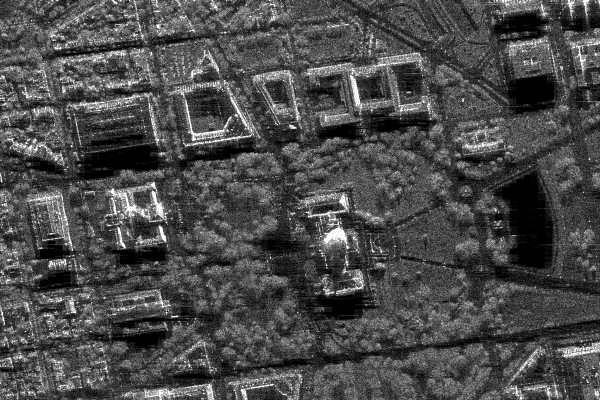
#> input picture Practice_7/sar_1_gray.jpg, 600 x 400 px
$ jupyter execute practice_7_homework.ipynb
#> lines starting #> are read from the running program, lines starting #| are printed output that depends on the picture
[cell 1]
import numpy as np
import cv2
from collections import Counter
import os

# 1. Сохранение изображения в виде текстового файла.

[cell 2]
img_path = 'sar_1_gray.jpg'
# img_path = 'sar_1_gray_mini_copy.jpg'
img = cv2.imread(img_path, cv2.IMREAD_GRAYSCALE)
#> img is the input picture: shape (400, 600); min 0, max 255, mean 74.9

np.savetxt('pixel_image.txt', img, fmt='%d')
pixel_storage_size = os.path.getsize('pixel_image.txt')

# 2. Вейвлет-преобразования Хаара

[cell 3]
def haar_preobr(image):
    rows, cols = image.shape
#> rows = 400; cols = 600
    image_float = image.astype(np.float64)
    row_transform = np.zeros_like(image_float)

    for i in range(rows):
        for j in range(0, cols - 1, 2):
            row_transform[i, j // 2] = (image_float[i, j] + image_float[i, j + 1]) / 2
            row_transform[i, (j // 2) + cols // 2] = (image_float[i, j] - image_float[i, j + 1]) / 2
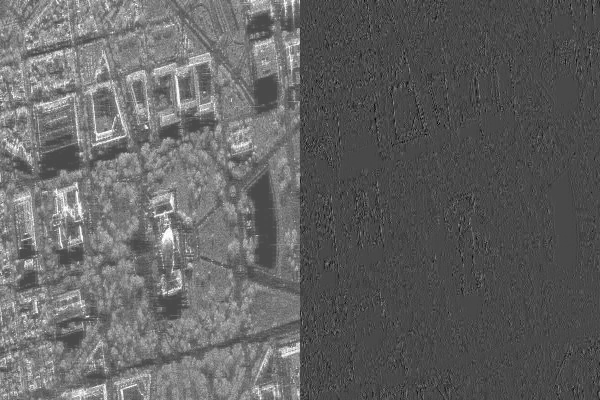
#> row_transform: shape (400, 600) float64; min -102.5, max 255, mean 37.5; drawn with min black and max white

    result = np.zeros_like(row_transform)
    for j in range(cols):
        for i in range(0, rows - 1, 2):
            result[i // 2, j] = (row_transform[i, j] + row_transform[i + 1, j]) / 2
            result[(i // 2) + rows // 2, j] = (row_transform[i, j] - row_transform[i + 1, j]) / 2
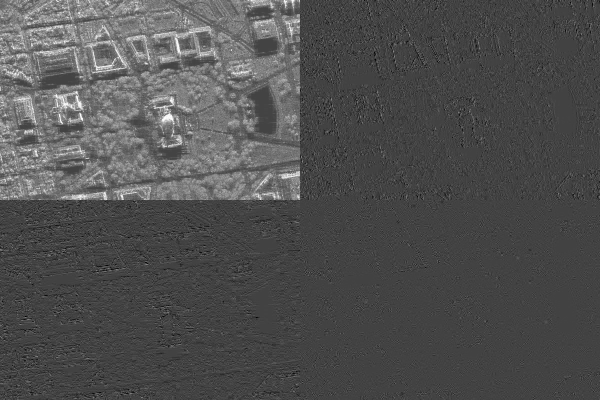
#> result: shape (400, 600) float64; min -90.5, max 254.5, mean 18.7; drawn with min black and max white

    LL = result[:rows // 2, :cols // 2]
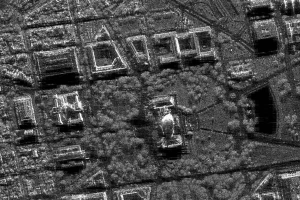
#> LL: shape (200, 300) float64; min 0, max 254.5, mean 74.9
    LH = result[:rows // 2, cols // 2:]
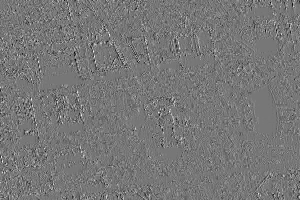
#> LH: shape (200, 300) float64; min -86, max 97.5, mean 0; drawn with min black and max white
    HL = result[rows // 2:, :cols // 2]
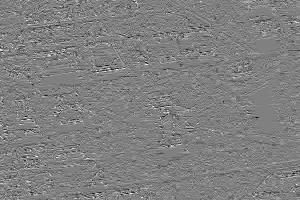
#> HL: shape (200, 300) float64; min -90.5, max 89.5, mean 0.1; drawn with min black and max white
    HH = result[rows // 2:, cols // 2:]
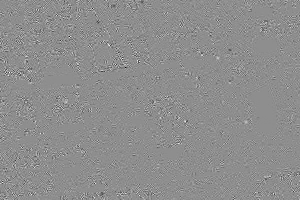
#> HH: shape (200, 300) float64; min -67, max 53.25, mean 0; drawn with min black and max white
    return LL, LH, HL, HH

LL, LH, HL, HH = haar_preobr(img)

# 3. Квантование высокочастотных компонент

[cell 4]
def quant(coeffs, n_quants):
#> called with n_quants = 4
    min_val = np.min(coeffs)
#> min_val = -86
    max_val = np.max(coeffs)
#> max_val = 97.5
    step = (max_val - min_val) / n_quants
#> step = 45.88
    quantized = np.round((coeffs - min_val) / step).astype(int)
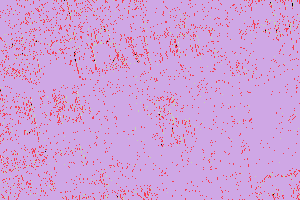
#> quantized: shape (200, 300) int64; 5 distinct labels, from 0 to 4; one colour per label, 0 black
    return quantized

LH_q = quant(LH, 4)
HL_q = quant(HL, 4)
#> call 2 of quant, with n_quants = 4
#> in quant (call 2), `min_val = np.min(coeffs)`: min_val = -90.5
#> in quant (call 2), `max_val = np.max(coeffs)`: max_val = 89.5
#> in quant (call 2), `step = (max_val - min_val) / n_quants`: step = 45
#> in quant (call 2), `quantized = np.round((coeffs - min_val) / step).astype(int)`:
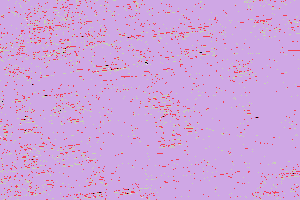
#> quantized: shape (200, 300) int64; 5 distinct labels, from 0 to 4; one colour per label, 0 black
HH_q = quant(HH, 4)
#> call 3 of quant, with n_quants = 4
#> in quant (call 3), `min_val = np.min(coeffs)`: min_val = -67
#> in quant (call 3), `max_val = np.max(coeffs)`: max_val = 53.25
#> in quant (call 3), `step = (max_val - min_val) / n_quants`: step = 30.06
#> in quant (call 3), `quantized = np.round((coeffs - min_val) / step).astype(int)`:
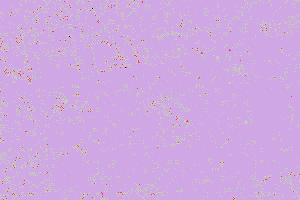
#> quantized: shape (200, 300) int64; 5 distinct labels, from 0 to 4; one colour per label, 0 black

# 4. Сохраните получившийся массив значений в текстовый файл

[cell 5]
def run_length_encode(data):
    encoded = []
    for value, count in Counter(data.flatten()).items():
        encoded.append((value, count))
#> this loop made 5 passes
#> (value, count) on passes 1 to 5: (2, 55153), (1, 3766), (3, 1030), (0, 32), (4, 19)
#> after the loop, encoded = [(2, 55153), (1, 3766), (3, 1030), (0, 32), (4, 19)]
    return encoded

LH_rle = run_length_encode(LH_q)
#> LH_rle has the same summary as encoded in run_length_encode
HL_rle = run_length_encode(HL_q)
#> the loop in run_length_encode (call 2), `for value, count in Counter(data.flatten()).items():` made 5 passes
#> (value, count) on passes 1 to 5: (2, 55149), (3, 2509), (1, 2274), (4, 37), (0, 31)
#> HL_rle = [(2, 55149), (3, 2509), (1, 2274), (4, 37), (0, 31)]
HH_rle = run_length_encode(HH_q)
#> HH_rle = [(2, 55182), (3, 4483), (1, 311), (0, 3), (4, 21)]

with open('haar_image.txt', 'w') as f:
    # сохраняем LL
    np.savetxt(f, LL, fmt='%d')
    # сохраняем LH
    f.write("LH:\n")
    for value, count in LH_rle:
        f.write(f"{value} {count}\n")
    # сохраняем HL
    f.write("HL:\n")
    for value, count in HL_rle:
        f.write(f"{value} {count}\n")
#> this loop made 5 passes
    # сохраняем HH
    f.write("HH:\n")
    for value, count in HH_rle:
        f.write(f"{value} {count}\n")
#> this loop made 5 passes

haar_storage_size = os.path.getsize('haar_image.txt')
